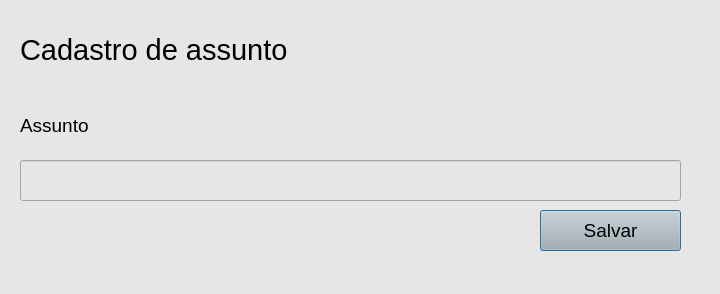
<?xml version="1.0" encoding="UTF-8"?>
<ui version="4.0">
 <class>Dialog</class>
 <widget class="QDialog" name="Dialog">
  <property name="geometry">
   <rect>
    <x>0</x>
    <y>0</y>
    <width>720</width>
    <height>294</height>
   </rect>
  </property>
  <property name="minimumSize">
   <size>
    <width>720</width>
    <height>294</height>
   </size>
  </property>
  <property name="maximumSize">
   <size>
    <width>720</width>
    <height>294</height>
   </size>
  </property>
  <property name="windowTitle">
   <string>Cadastro de Assunto</string>
  </property>
  <property name="styleSheet">
   <string notr="true">background-color: rgb(230, 230, 230);</string>
  </property>
  <widget class="QLineEdit" name="Lb_Assunto">
   <property name="geometry">
    <rect>
     <x>20</x>
     <y>160</y>
     <width>661</width>
     <height>41</height>
    </rect>
   </property>
  </widget>
  <widget class="QLabel" name="label">
   <property name="geometry">
    <rect>
     <x>20</x>
     <y>100</y>
     <width>171</width>
     <height>51</height>
    </rect>
   </property>
   <property name="text">
    <string>&lt;html&gt;&lt;head/&gt;&lt;body&gt;&lt;p&gt;&lt;span style=&quot; font-size:14pt;&quot;&gt;Assunto&lt;/span&gt;&lt;/p&gt;&lt;/body&gt;&lt;/html&gt;</string>
   </property>
  </widget>
  <widget class="QLabel" name="label_2">
   <property name="geometry">
    <rect>
     <x>20</x>
     <y>20</y>
     <width>271</width>
     <height>61</height>
    </rect>
   </property>
   <property name="text">
    <string>&lt;html&gt;&lt;head/&gt;&lt;body&gt;&lt;p&gt;&lt;span style=&quot; font-size:22pt;&quot;&gt;Cadastro de assunto&lt;/span&gt;&lt;/p&gt;&lt;/body&gt;&lt;/html&gt;</string>
   </property>
  </widget>
  <widget class="QPushButton" name="Bt_Cadastro">
   <property name="geometry">
    <rect>
     <x>540</x>
     <y>210</y>
     <width>141</width>
     <height>41</height>
    </rect>
   </property>
   <property name="font">
    <font>
     <pointsize>14</pointsize>
    </font>
   </property>
   <property name="styleSheet">
    <string notr="true">background-color: rgb(180, 180, 180);</string>
   </property>
   <property name="text">
    <string>Salvar</string>
   </property>
  </widget>
  <zorder>Bt_Cadastro</zorder>
  <zorder>label_2</zorder>
  <zorder>Lb_Assunto</zorder>
  <zorder>label</zorder>
 </widget>
 <resources/>
 <connections/>
</ui>
